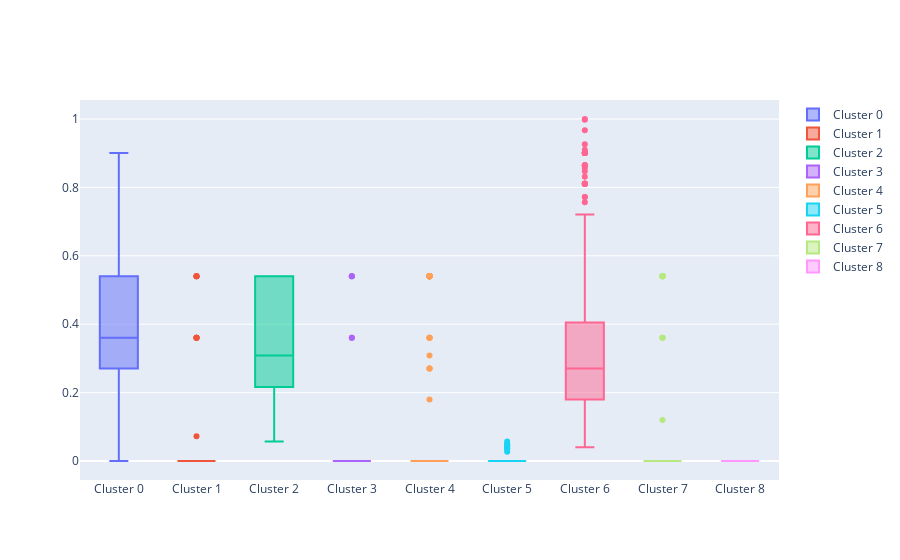

Write notebook code for a chart like this one.
### Code cell
feature = 'bounce_prop'
profile_feature(df_profile, feature)

### Figure 1 — Plotly figure (JSON) as saved in the notebook; plotly's stock layout.template omitted (floating-point values rounded to 4 significant figures; data arrays with more than 128 entries replaced by an {"elided": "..."} marker saying what was removed)
{"data": [{"name": "Cluster 0", "type": "box", "y": {"elided": "402 float values"}}, {"name": "Cluster 1", "type": "box", "y": {"elided": "1101 float values"}}, {"name": "Cluster 2", "type": "box", "y": {"elided": "978 float values"}}, {"name": "Cluster 3", "type": "box", "y": {"elided": "1182 float values"}}, {"name": "Cluster 4", "type": "box", "y": {"elided": "568 float values"}}, {"name": "Cluster 5", "type": "box", "y": {"elided": "1387 float values"}}, {"name": "Cluster 6", "type": "box", "y": {"elided": "1157 float values"}}, {"name": "Cluster 7", "type": "box", "y": {"elided": "1135 float values"}}, {"name": "Cluster 8", "type": "box", "y": {"elided": "2086 int values"}}], "layout": {}}
